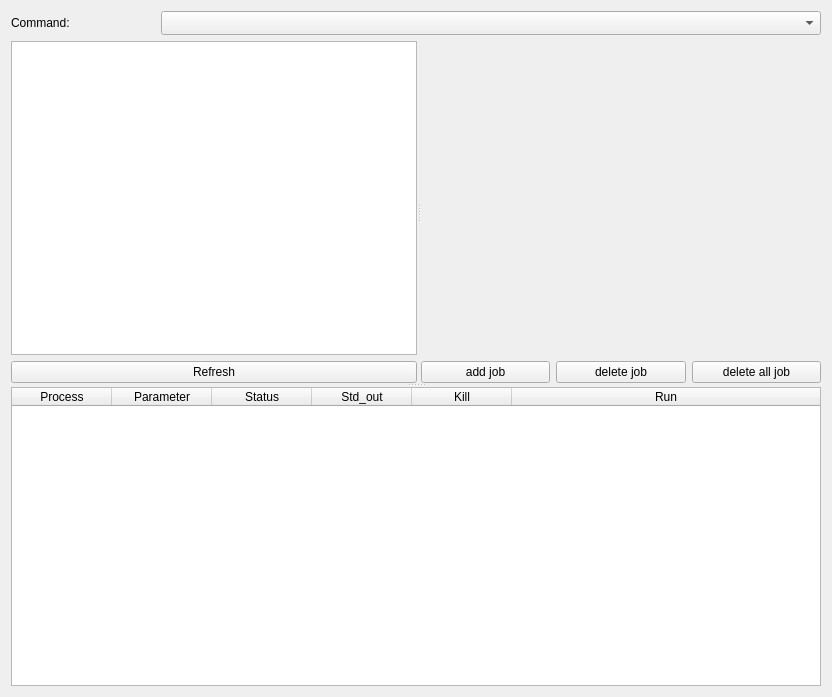
<?xml version="1.0" encoding="UTF-8"?>
<ui version="4.0">
 <class>Form</class>
 <widget class="QWidget" name="Form">
  <property name="geometry">
   <rect>
    <x>0</x>
    <y>0</y>
    <width>832</width>
    <height>697</height>
   </rect>
  </property>
  <property name="windowTitle">
   <string>Form</string>
  </property>
  <layout class="QGridLayout" name="gridLayout">
   <item row="0" column="0">
    <layout class="QVBoxLayout" name="verticalLayout_5">
     <item>
      <layout class="QHBoxLayout" name="horizontalLayout" stretch="0,1">
       <property name="spacing">
        <number>0</number>
       </property>
       <property name="sizeConstraint">
        <enum>QLayout::SetDefaultConstraint</enum>
       </property>
       <item>
        <widget class="QLabel" name="label">
         <property name="minimumSize">
          <size>
           <width>150</width>
           <height>0</height>
          </size>
         </property>
         <property name="text">
          <string>Command: </string>
         </property>
        </widget>
       </item>
       <item>
        <widget class="QComboBox" name="command_comboBox">
         <property name="sizePolicy">
          <sizepolicy hsizetype="Preferred" vsizetype="Maximum">
           <horstretch>0</horstretch>
           <verstretch>0</verstretch>
          </sizepolicy>
         </property>
         <property name="minimumSize">
          <size>
           <width>0</width>
           <height>24</height>
          </size>
         </property>
        </widget>
       </item>
      </layout>
     </item>
     <item>
      <widget class="QSplitter" name="splitter_2">
       <property name="orientation">
        <enum>Qt::Vertical</enum>
       </property>
       <widget class="QSplitter" name="splitter">
        <property name="orientation">
         <enum>Qt::Horizontal</enum>
        </property>
        <widget class="QWidget" name="">
         <layout class="QVBoxLayout" name="verticalLayout_4">
          <item>
           <widget class="QListView" name="command_list_view"/>
          </item>
          <item>
           <widget class="QPushButton" name="refresh_command_btn">
            <property name="text">
             <string>Refresh</string>
            </property>
           </widget>
          </item>
         </layout>
        </widget>
        <widget class="QWidget" name="">
         <layout class="QVBoxLayout" name="verticalLayout_2">
          <item>
           <layout class="QVBoxLayout" name="verticalLayout">
            <item>
             <layout class="QVBoxLayout" name="params_layout">
              <property name="spacing">
               <number>0</number>
              </property>
             </layout>
            </item>
            <item>
             <spacer name="verticalSpacer">
              <property name="orientation">
               <enum>Qt::Vertical</enum>
              </property>
              <property name="sizeHint" stdset="0">
               <size>
                <width>20</width>
                <height>40</height>
               </size>
              </property>
             </spacer>
            </item>
           </layout>
          </item>
          <item>
           <layout class="QHBoxLayout" name="horizontalLayout_2">
            <item>
             <widget class="QPushButton" name="add_job_btn">
              <property name="text">
               <string>add job</string>
              </property>
             </widget>
            </item>
            <item>
             <widget class="QPushButton" name="delete_job_btn">
              <property name="text">
               <string>delete job</string>
              </property>
             </widget>
            </item>
            <item>
             <widget class="QPushButton" name="delete_all_job_btn">
              <property name="text">
               <string>delete all job</string>
              </property>
             </widget>
            </item>
           </layout>
          </item>
         </layout>
        </widget>
       </widget>
       <widget class="QWidget" name="layoutWidget">
        <layout class="QVBoxLayout" name="verticalLayout_3">
         <property name="spacing">
          <number>1</number>
         </property>
         <item>
          <widget class="QTableWidget" name="process_tableWidget">
           <attribute name="horizontalHeaderCascadingSectionResizes">
            <bool>false</bool>
           </attribute>
           <attribute name="horizontalHeaderStretchLastSection">
            <bool>true</bool>
           </attribute>
           <column>
            <property name="text">
             <string>Process</string>
            </property>
           </column>
           <column>
            <property name="text">
             <string>Parameter</string>
            </property>
           </column>
           <column>
            <property name="text">
             <string>Status</string>
            </property>
           </column>
           <column>
            <property name="text">
             <string>Std_out</string>
            </property>
           </column>
           <column>
            <property name="text">
             <string>Kill</string>
            </property>
           </column>
           <column>
            <property name="text">
             <string>Run</string>
            </property>
           </column>
          </widget>
         </item>
        </layout>
       </widget>
      </widget>
     </item>
    </layout>
   </item>
  </layout>
 </widget>
 <resources/>
 <connections/>
</ui>
